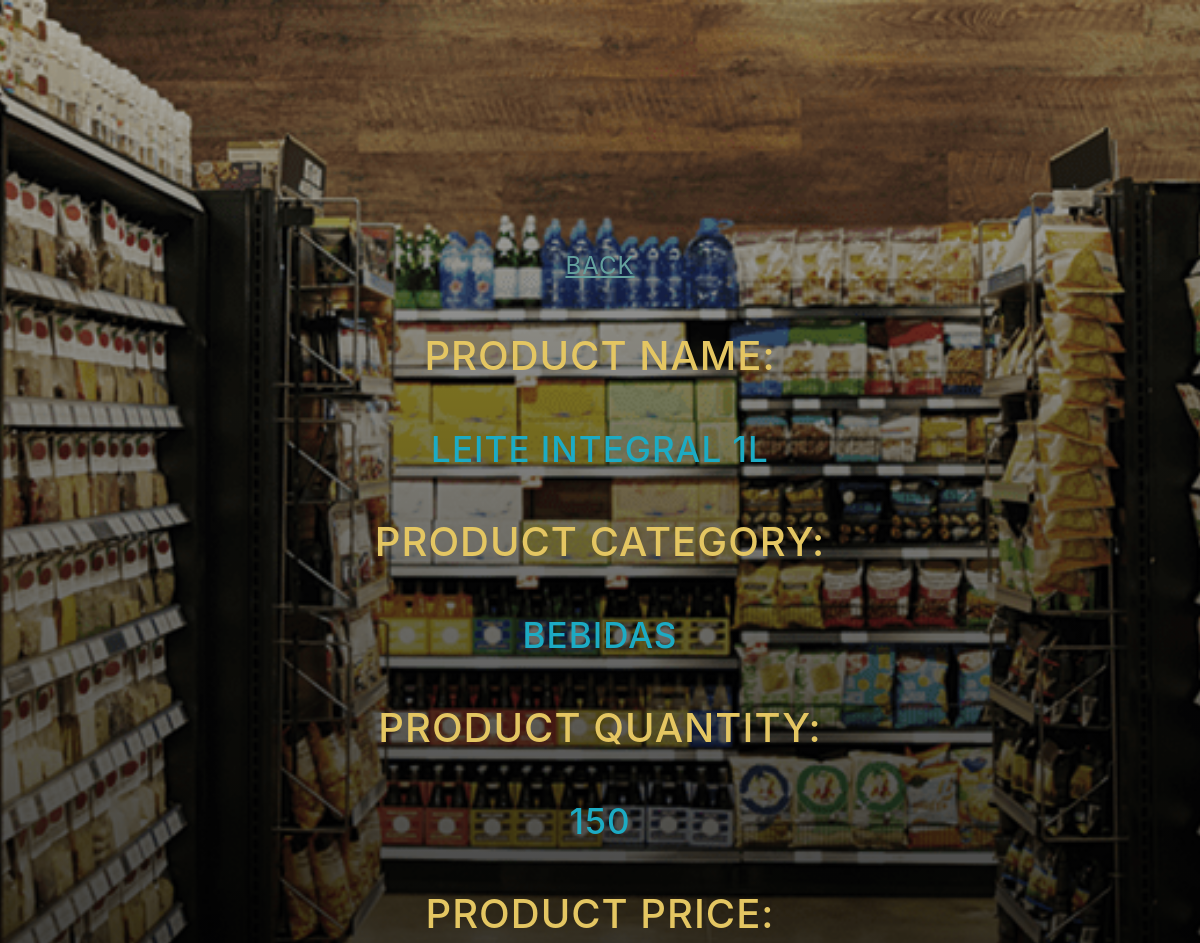
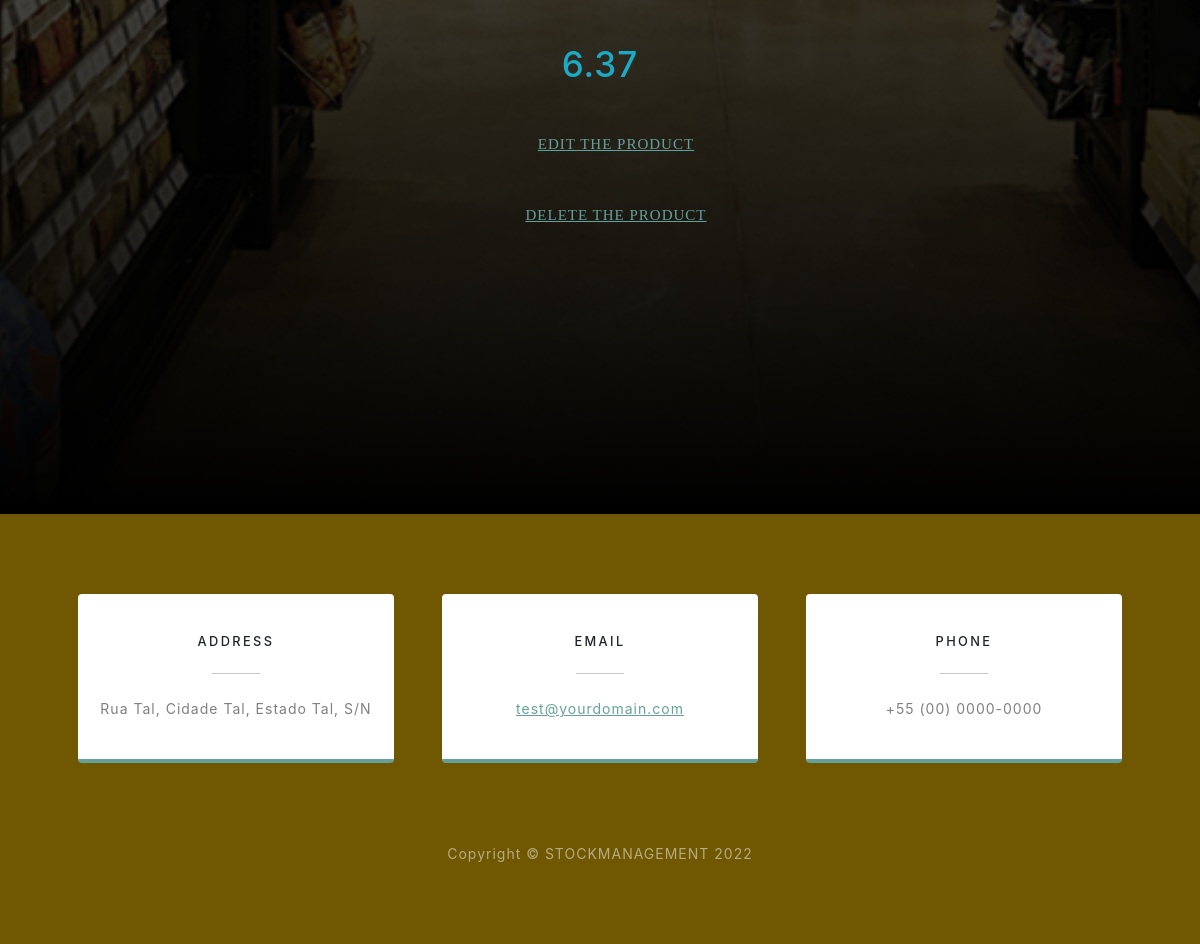
The page /stock/6/ on the database its author committed (2 pictures, top to bottom).
### stockManagement/models.py (models this page shows, shortened)
class AddStock(models.Model):
    productsName = models.CharField(max_length=100, blank=False)
    productsCategory = models.CharField(max_length=20, blank=False)
    productsQuantity = models.IntegerField(blank=False)
    productsPrice = models.FloatField(blank=False)

### stockManagement/views.py (the view)
# urls.py: path("stock/<int:id>/", viewRead, name = "read"),
def viewRead(request, id):
    stock = AddStock.objects.all()
    WantedStock = get_object_or_404(AddStock, pk=id)
    return render(request, "read.html",{"ResearchedStock":WantedStock, "id":id})

### templates/read.html (shortened to what this page needs)
{% extends 'base.html' %}
{% block body %}
<header class="masthead_test">
    <div class="container px-4 px-lg-5 d-flex h-100 align-items-center justify-content-center">
        <div class="d-flex justify-content-center">
            <div class="text-center">
                <div class="fs-4 mx-auto my-0 text-uppercase text-amarelo  mt-2 mb-5 "><a href="{% url 'home' %}">Back</a></div>
                <h1 class="mx-auto my-0 text-uppercase text-amarelo mx-auto mt-2 mb-5">Product Name:</h1><h1 class="mx-auto my-0 text-uppercase text-info mx-auto mt-2 mb-5">{{ResearchedStock.productsName}}</h1>
                <h1 class="mx-auto my-0 text-uppercase text-amarelo mx-auto mt-2 mb-5">Product Category:</h1> <h2 class="text-info mx-auto mt-2 mb-5">{{ResearchedStock.productsCategory}}</h2>
                <h1 class="mx-auto my-0 text-uppercase text-amarelo mx-auto mt-2 mb-5">Product Quantity:</h1><h2 class="mx-auto my-0 text-uppercase text-info mx-auto mt-2 mb-5">{{ResearchedStock.productsQuantity}}</h1>
                <h1 class="mx-auto my-0 text-uppercase text-amarelo mx-auto mt-2 mb-5">Product Price:</h1><h2 class="text-info mx-auto mt-2 mb-5">{{ResearchedStock.productsPrice}}</h2>
              <ul>
                <div class="mx-auto my-0 text-uppercase text-amarelo mx-auto mt-2 mb-5" style = "font-family: classic-roman ;font-size:15px; font-style:bold; color:#adb5bd"><a href="{% url 'update' ResearchedStock.id %}">Edit the product</a></div>
                <div class="mx-auto my-0 text-uppercase text-amarelo mx-auto mt-2 mb-5" style = "font-family: classic-roman ;font-size:15px; font-style:bold; color:#adb5bd"><a href="{% url 'delete' ResearchedStock.id %}">Delete the product</a></div>
</ul>
            </div>
        </div>
    </div>
</header>
<section class=" contact-section bg-amarelo">
    <div class="container px-4 px-lg-5">
        <div class="row gx-4 gx-lg-5">
            <div class="col-md-4 mb-3 mb-md-0">
                <div class="card py-4 h-100">
                    <div class="card-body text-center">
                        <h4 class="text-uppercase m-0">Address</h4>
                        <hr class="my-4 mx-auto"/>
                        <div class="small text-black-50">Rua Tal, Cidade Tal, Estado Tal, S/N</div>
                    </div>
                </div>
            </div>
            <div class="col-md-4 mb-3 mb-md-0">
                <div class="card py-4 h-100">
                    <div class="card-body text-center">
                        <h4 class="text-uppercase m-0">Email</h4>
                        <hr class="my-4 mx-auto" />
                        <div class="small text-black-50"><a href="#!">test@yourdomain.com</a></div>
                    </div>
                </div>
            </div>
            <div class="col-md-4 mb-3 mb-md-0">
                <div class="card py-4 h-100">
                    <div class="card-body text-center">
                        <h4 class="text-uppercase m-0">Phone</h4>
                        <hr class="my-4 mx-auto" />
                        <div class="small text-black-50">+55 (00) 0000-0000</div>
                    </div>
                </div>
            </div>
        </div>
    </div>
</section>
<footer class="footer bg-amarelo small text-center text-white-50"><div class="container px-4 px-lg-5">Copyright &copy; STOCKMANAGEMENT 2022</div></footer>
{% endblock body %}

### rows shown on the page
AddStock: productsName "LEITE INTEGRAL 1L", productsCategory "BEBIDAS", productsQuantity "150", productsPrice "6.37"
